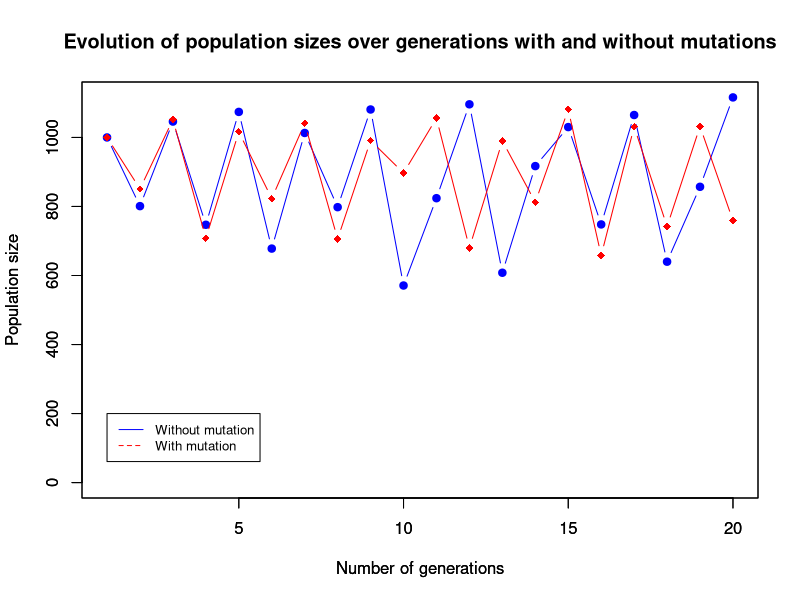

Write R code to recreate this figure.
## ---- chunk 1
set.seed(42)
library(tidyverse)
## ---- chunk 2
# initial values
K <- 950 # equilibrium density, we interpreted 
# "relaitevly small" as being close to the initial total density
lambda <- 1.5 # growth rate, also "relatively small"
N_init <- 1000 # initial total density
c <- -2 # complexity, less than -1
mu <- 0.01 # mutation rate, given
# we will define later r as the relative density à savoir N/mean(K)

# population initiale
population <- data.frame(K=rep(K, N_init), 
                         lambda=rep(lambda, N_init), 
                         c=rep(c, N_init))

## ---- chunk 3
# calculate fitnesses
calc_fitness <- function(N, K, lambda, c) {
  # make sure we're not accidentally dividing by 0
  if (any(lambda == 1)) {
    lambda <- 1.0000000001
  }
  res <- lambda / (1 + (lambda - 1)*((N/K)**((1-c)*lambda/(lambda-1))))
  return(res)
}
# test
# with(population[1,], calc_fitness(N_init, K, lambda, c))
## ---- chunk 4
# run
fitness <- with(population[1,], calc_fitness(N_init, K, lambda, c))
population$fitness <- rep(fitness, N_init)
## ---- chunk 5
# offspring per individual without mutation
offspring <- function(individual) {
  n_offspring <- rpois(1, individual[4])
  if (is.na(n_offspring)) {
    return(vector())
  } else {
    offspring <- data.frame(K=rep(individual[1], n_offspring), 
                            lambda=rep(individual[2], n_offspring), 
                            c=rep(individual[3], n_offspring), 
                            fitness=rep(individual[4], 
                                        n_offspring))
    return(offspring)
  }
}
# test
# offspring(population[1,])

# also, an optimised fitness-calculation 
# for vectorising the operations is needed:
vector_fitness <- function(input, N) {
  lambda = input[2]
  if (any(lambda == 1)) {
    lambda <- 1.0000000001
  }
  res <- lambda / (1 + (lambda - 1)*
                     ((N/input[1])**((1-input[3])*lambda/(lambda-1))))
  return(res)
}
## ---- chunk 6
# next generation
next_generation <- function(population){
  next_gen <- apply(population, 1, offspring)
  next_gen <- bind_rows(next_gen)
  next_gen$fitness <- apply(next_gen, 
                            1, 
                            vector_fitness, 
                            N=nrow(next_gen))
  return(next_gen)
}
# test
# next_generation(population)
## ---- chunk 7
next_generation_with_mutation <- function(population){
  next_gen <- next_generation(population)
  n_mutations <- rpois(1, nrow(next_gen)*mu)
  mutants <- sample(nrow(next_gen), n_mutations, replace=FALSE)
  if(length(mutants) > 0) {
    for(i in 1:(ncol(next_gen)-1)) {
      next_gen[mutants,i] <- next_gen[mutants, i] + rnorm(1, 0, i*0.04)
    }
    next_gen[mutants,4] <- with(next_gen[mutants,], 
                                calc_fitness(nrow(next_gen), K, lambda, c))
  }
  return(next_gen)
}
## ---- chunk 8
# run over x generations and plot evolution of population size etc
run <- function(x, population) {
  generations <- population[1,]
  generations$N <- nrow(population)
  # without mutation
  for (i in 1:(x-1)) {
    population <- next_generation(population)
    population$N[1] <- nrow(population)
    generations <- rbind(generations, population[1,])
  }
  return(generations)
}
## ---- chunk 9
run_with_mutation <- function(x, population, verbose=FALSE) {
  if (verbose) {
    print(c("Generation", "Number of individuals"))
    print(c(1, nrow(population)))
  }
  # with mutation
  generations <- data.frame(N=nrow(population), 
                                          K_means=mean(population$K), 
                                          K_sd=sd(population$K), 
                                          lambda_means=mean(population$lambda), 
                                          lambda_sd=sd(population$lambda), 
                                          c_means=mean(population$c), 
                                          c_sd=sd(population$c), 
                                          fitness_means=mean(population$fitness), 
                                          fitness_sd=sd(population$fitness))
  for (i in 1:(x-1)) {
    population <- next_generation_with_mutation(population)
    if (verbose) {
      print(c(i+1, nrow(population)))
    }
    generations <- rbind(generations, 
                         c(nrow(population), 
                           mean(population$K), 
                           sd(population$K), 
                           mean(population$lambda), 
                           sd(population$lambda), 
                           mean(population$c), 
                           sd(population$c), 
                           mean(population$fitness), 
                           sd(population$fitness)))
  }
  generations$r <- generations$N / generations$K_means
  return(generations)
}
## ---- chunk 10
x <- 20
generations <- run(x, population)
generations_with_mutation <- run_with_mutation(x, population)
## ---- chunk 11
plot(1:x,
  generations$N,
  type = "b",
  pch = 19,
  col = "blue",
  xlim = c(1, x),
  ylim = c(0, max(
    c(generations$N, generations_with_mutation$N)
  )),
  xlab = "Number of generations",
  ylab = "Population size",
  main = "Evolution of population sizes over generations with and without mutations")

par(new = T)

plot(1:x,
  generations_with_mutation$N,
  type = "b",
  pch = 18,
  col = "red",
  xlim = c(1, x),
  ylim = c(0, max(
    c(generations$N, generations_with_mutation$N)
  )),
  xlab = "Number of generations",
  ylab = "Population size")

legend(1,
  200,
  legend = c("Without mutation", "With mutation"),
  col = c("blue", "red"),
  lty = 1:2,
  cex = 0.8)
